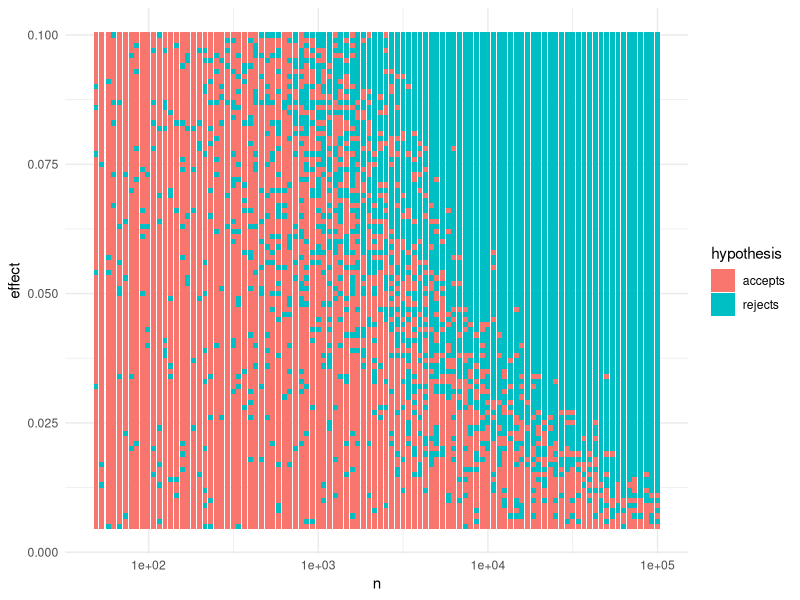

This chart was generated by the following R code:
## ---- chunk 1
# Libraries

library(dplyr)
library(purrr)
library(ggplot2)

theme_set(theme_minimal())
## ---- chunk 2
# Functions

t_test_value <- function(n, effect, n_tries = 100) {
  t.test(rnorm(n), rnorm(n, effect))$p.value
  
}

lseq <- function(from=1, to=100000, length.out=6) {
  # logarithmic spaced sequence
  # blatantly stolen from library("emdbook"), because need only this
  exp(seq(log(from), log(to), length.out = length.out))
}
## ---- chunk 3
# Experiment 
results_tbl <- expand.grid(
  as.integer(lseq(50, 1e5, 100)),
  5:100 * 0.001
)
names(results_tbl) <- c("n", "effect")

p_values <- map2_dbl(
  .x = results_tbl$n,
  .y = results_tbl$effect,
  t_test_value
)

results_tbl$p_values <- p_values
results_tbl$hypothesis <- if_else(
  results_tbl$p_values < 0.05, 
  'rejects', 
  'accepts'
  )
## ---- chunk 4
# Plot
ggplot(results_tbl, aes(x = n, y = effect, fill = hypothesis)) + 
  geom_tile() + 
  scale_x_log10()

